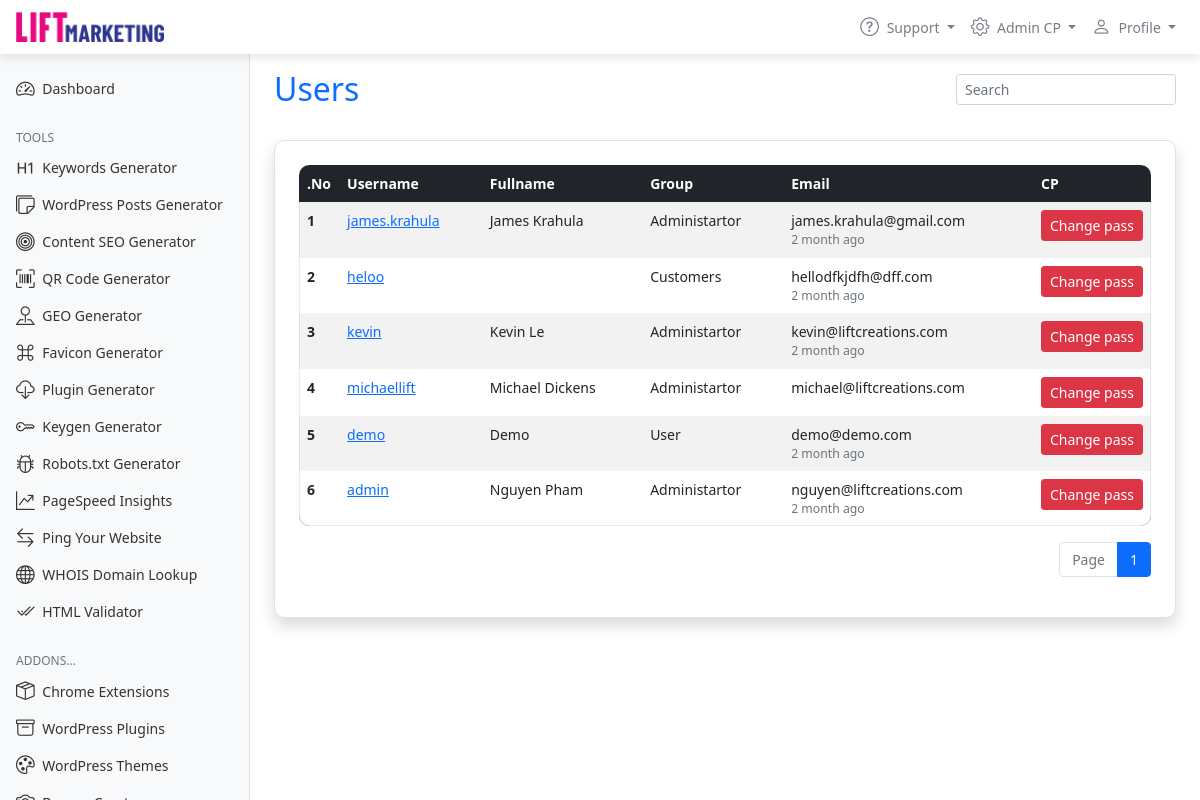
Before: /views/users.php (signed in) with the older database file.
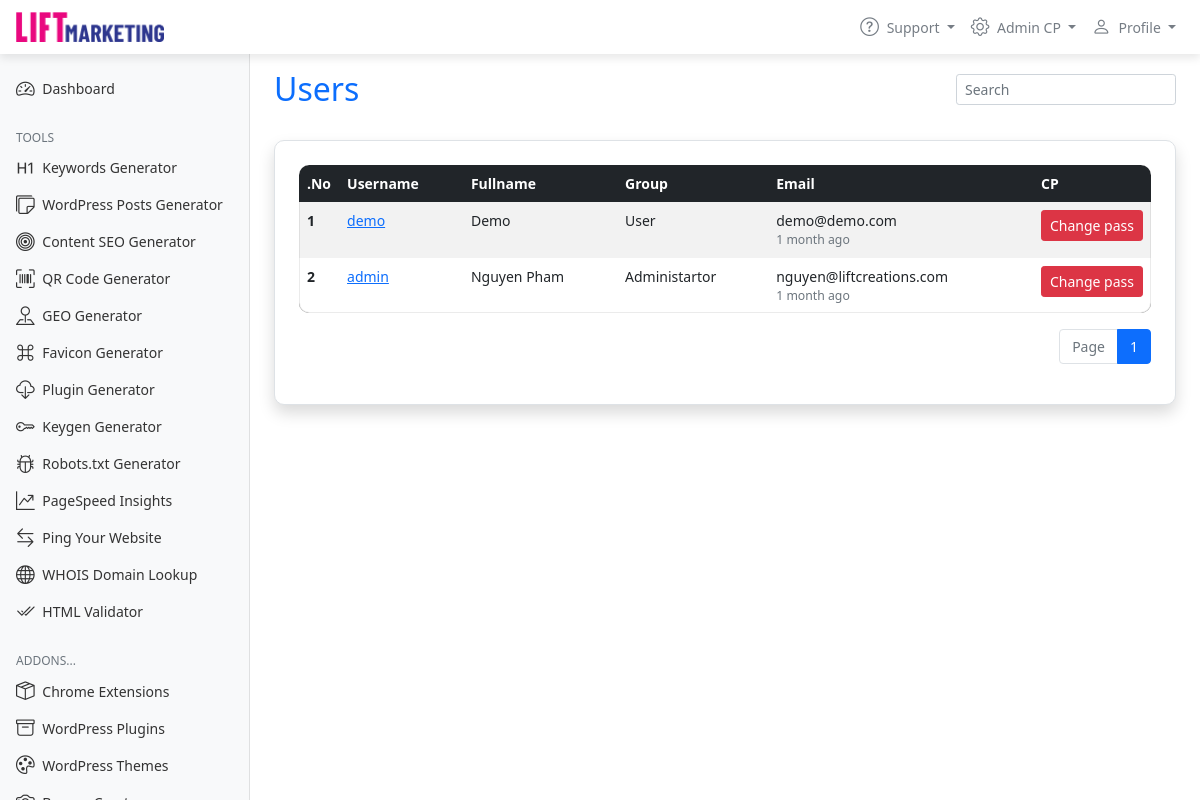
After: the same page with the newer database file.
### tables this page shows
CREATE TABLE `tbl_members` (
  `member_id` int(8) NOT NULL,
  `member_name` varchar(255) NOT NULL,
  `member_password` varchar(64) NOT NULL,
  `member_type` tinyint(1) NOT NULL,
  `member_email` varchar(255) NOT NULL,
  `member_info` mediumtext NOT NULL,
  `member_fullname` mediumtext NOT NULL,
  `member_temp_pass` varchar(255) DEFAULT NULL,
  `member_active` int(11) NOT NULL DEFAULT '1'
);

### db/authCookieSessionValidate.php (called while the page is built, shortened)
<?php
require_once "Auth.php";
$auth = new Auth();
if (!empty($_SESSION["member_id"])) {
    $isMemberTypye = $auth->getMemberByID($_SESSION["member_id"])[0]["member_type"];
    if ($auth->getLogin($_SESSION["member_id"]) && count($auth->getLogin($_SESSION["member_id"])) > 0) {
        $auth->updateLogin(time(), $_SESSION["member_id"]);
    } else {
        $auth->insertLogin(time(), $_SESSION["member_id"]);
    }
    $isMemberActive = $auth->getMemberByID($_SESSION["member_id"])[0]["member_active"];
}

### db/DBController.php (called while the page is built, shortened)
<?php
class DBController {
	private $host = "localhost";
	private $user = "root";
	private $password = "root";
	private $database = "admin_seotool";
	private $conn;
    function __construct() {
        $this->conn = $this->connectDB();
    }
	function connectDB() {
		$conn = mysqli_connect($this->host,$this->user,$this->password,$this->database);
        $conn->set_charset('utf8mb4');
        return $conn;
	}
    function runQuery($query, $param_type, $param_value_array) {
        $sql = $this->conn->prepare($query);
        $this->bindQueryParams($sql, $param_type, $param_value_array);
        $sql->execute();
        $result = $sql->get_result();
        if ($result->num_rows > 0) {
            while($row = $result->fetch_assoc()) {
                $resultset[] = $row;
            }
        }
        if(!empty($resultset)) {
            return $resultset;
        }
    }
    function bindQueryParams($sql, $param_type, $param_value_array) {
        $param_value_reference[] = & $param_type;
        for($i=0; $i<count($param_value_array); $i++) {
            $param_value_reference[] = & $param_value_array[$i];
        }
        call_user_func_array(array(
            $sql,
            'bind_param'
        ), $param_value_reference);
    }
}
?>

### db/Auth.php (called while the page is built, shortened)
<?php
require "DBController.php";
class Auth
{
    function getAllMember($search)
    {
        $db_handle = new DBController();
        $query = "SELECT * FROM tbl_members WHERE (member_name LIKE ? OR member_email LIKE ? OR member_fullname LIKE ?) ORDER BY member_id DESC";
        $result = $db_handle->runQuery($query, 'sss', array($search, $search, $search));
        return $result;
    }
    function getMemberByID($id)
    {
        $db_handle = new DBController();
        $query = "SELECT * FROM tbl_members WHERE member_id = ?";
        $result = $db_handle->runQuery($query, 's', array($id));
        return $result;
    }
    function getLogin($id)
    {
        $db_handle = new DBController();
        $query = "SELECT * FROM tbl_login WHERE member_id = ?";
        $result = $db_handle->runQuery($query, 's', array($id));
        return $result;
    }
}

### includes/variables.php (called while the page is built, shortened)
<?php
require_once "db/authCookieSessionValidate.php";
require_once 'core/functions.php';
require_once 'core/class-concat.php';
?>

### core/functions.php (called while the page is built, shortened)
<?php
function time_elapsed_string($datetime, $full = false)
{
    $now = new DateTime;
    $ago = new DateTime($datetime);
    $diff = $now->diff($ago);
    $diff->w = floor($diff->d / 7);
    $diff->d -= $diff->w * 7;
    $string = array(
        'y' => 'year',
        'm' => 'month',
        'w' => 'week',
        'd' => 'day',
        'h' => 'hour',
        'i' => 'minute',
        's' => 'second',
    );
    foreach ($string as $k => &$v) {
        if ($diff->$k) {
            $v = $diff->$k . ' ' . $v . ($diff->$k > 1 ? '' : '');
        } else {
            unset($string[$k]);
        }
    }
    if (!$full) $string = array_slice($string, 0, 1);
    return $string ? implode(', ', $string) . ' ago' : 'just now';
}

### views/users.php (the view, shortened to what the rows shown need)
<?php
require_once 'includes/variables.php';
require_once 'includes/header.php';
$getUserConfig = $auth->getMemberByID($_SESSION["member_id"]);
if (isset($_GET['s'])) {
    $users = $auth->getAllMember('%' . $_GET['s'] . '%');
    $query = $_GET['s'];
} else {
    $users = $auth->getAllMember('%%');
}
?>
<body>
    <div class="container-fluid">
        <div class="row">
            <main class="col-md-9 ms-sm col-lg-10 col-xl px-md-4">
                <div class="d-flex justify-content-between flex-wrap flex-md-nowrap align-items-center pt-3 pb-2 mb-3">
                    <h1 class="h2">Users</h1>
                </div>
                <div class="row mb-3">
                    <div class="col-12">
                    <?php
                    if ($users) {
                        $pageper = 20;
                        $curent_page = isset($_GET["p"]) ? $_GET["p"] : 1;
                        $page = get_page($users, $curent_page, $pageper);
                    ?>
                <div class="shadow p-4 p-xxl-5 mb-5 bg-body rounded border mt-xxl-5 mx-xxl-5">
                    <div class="table-responsive">
                        <table class="table table-bordered table-striped table-hover">
                            <thead class="table-dark">
                                <tr>
                                <th scope="col" width="30">.No</th>
                                <th scope="col">Username</th>
                                <th scope="col">Fullname</th>
                                <th scope="col">Group</th>
                                <th scope="col">Email</th>
                                <th scope="col" width="100">CP</th>
                                </tr>
                            </thead>
                            <tbody>
                                <?php
                                    $m = 1;
                                    foreach ($page as &$item) {
                                        if ($item["member_id"] != 1) {
                                ?>
                                <tr>
                                <th scope="row"><?=$m?></th>
                                <td><a href="profile?id=<?=$item["member_id"]?>"><?=$item["member_name"]?></a></td>
                                <td><?=$item["member_fullname"]?></td>
                                <td><?php
                                if($item["member_type"] == 1) {
                                    echo 'Administartor';
                                } else if($item["member_type"] == 2) {
                                    echo 'Moderator';
                                } else if($item["member_type"] == 0) {
                                    echo 'User';
                                } else if($item["member_type"] == 3) {
                                    echo 'Customers';
                                }
                                ?></td>
                                <td>
                                <div class="text-dark"><?=$item["member_email"]?></div>
                                <?php if ($_SESSION["member_id"] == 1) {?>
                                    <div class="small text-muted"><?php echo isset($auth->getLogin($item["member_id"])[0]['login_last_login']) ? time_elapsed_string(date("Y-m-d H:i:s", $auth->getLogin($item["member_id"])[0]['login_last_login'])) : ''; ?></div>
                                <?php } ?>
                            </td>
                                <td class="small"><a href="changepass?id=<?=$item["member_id"]?>" class="btn btn-sm btn-danger text-nowrap">Change pass</a></td>
                                </tr>
                                <?php
                                        }
                                    $m++;
                                    }
                                ?>
                            </tbody>
                        </table>
                    </div>
                    </div>
                    <?php
                    } else {
                    ?>
                        <div class="alert alert-danger">No users found!</div>
                    <?php
                    }
                    ?>
                    </div>
                </div>
            </main>
        </div>
    </div>
</body>
</html>

Changed rows visible on the page:
removed tbl_members: member_name "james.krahula", member_fullname "James Krahula", member_type "Administartor", member_email "james.krahula@gmail.com", member_id.login_last_login "2 month ago"
removed tbl_members: member_name "heloo", member_type "Customers", member_email "hellodfkjdfh@dff.com", member_id.login_last_login "2 month ago"
removed tbl_members: member_name "kevin", member_fullname "Kevin Le", member_type "Administartor", member_email "kevin@liftcreations.com", member_id.login_last_login "2 month ago"
removed tbl_members: member_name "michaellift", member_fullname "Michael Dickens", member_type "Administartor", member_email "michael@liftcreations.com"
changed through a linked row, tbl_members "demo": member_id.login_last_login "2 month ago" → "1 month ago"
changed tbl_members "admin": member_id.login_last_login "2 month ago" → "1 month ago"
